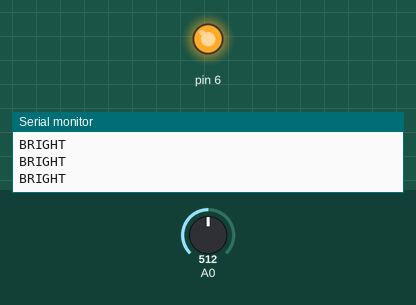
The sketch below on a simulated Arduino Uno, built with avr-gcc and run on an emulated ATmega328P. Parts: output pins drawn as LEDs (lit = HIGH), the last lines printed to the serial monitor. The test bench sets the inputs (shaded band); at power-on: A0 = 512.

Above: at 1.2 s.
1.3 s: A0 set to 166
2.8 s: A0 set to 139
At 3.7 s:
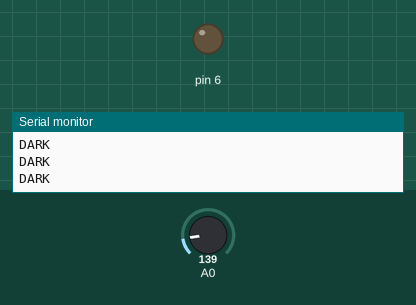
4.3 s: A0 set to 160
At 5.2 s:
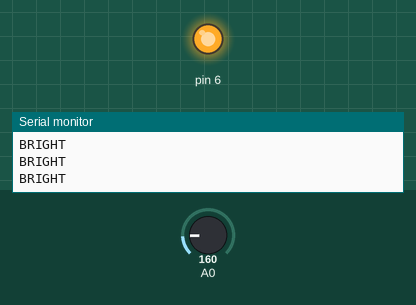
5.9 s: A0 set to 140
At 6.7 s:
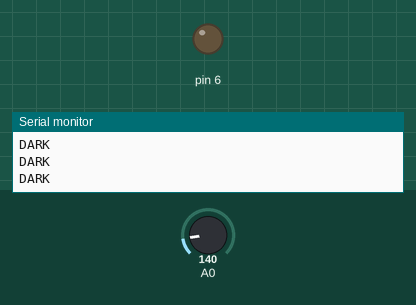
Timing chart, 0 to 8.4 s (numbered marks = the images above; inputs shaded):
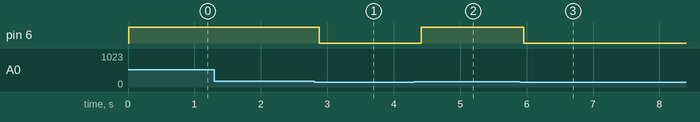

The sketch:

brightness_of_LED.ino
```cpp
// #AadityaTandon
// LDR-Controlled LED Brightness Indicator
// ------------------------------------------
// Reads ambient light level from a photoresistor (LDR) voltage
// divider on A0. As originally written (DARK -> LOW, BRIGHT -> HIGH),
// the LED on D6 turns ON when it's bright and OFF when it's dark --
// i.e. this behaves as a "there's enough light" indicator, not a
// night light. If you actually want a night light (LED ON in the
// dark), swap the digitalWrite(6, ...) calls in the two branches below.
// WIRING: LDR divider midpoint -> A0, LED (+resistor) -> D6.
// See wiring_diagram.svg.
//
// FIXED: the original if/else bodies had no braces, so only the
// Serial.println() calls were actually conditional -- both
// digitalWrite(6, LOW) and digitalWrite(6, HIGH) ran unconditionally
// on every single loop (LOW immediately followed by HIGH), so the
// LED effectively stayed on regardless of brightness. Added braces
// so each digitalWrite() only runs in its matching branch.

void setup() {
  // put your setup code here, to run once:
  Serial.begin( 115200);
  pinMode(6, OUTPUT);
}

void loop() {
  // put your main code here, to run repeatedly:
  int brightness = analogRead( A0 );

  delay(10);
  if ( 150 > brightness ) {
    Serial.println("DARK");
    digitalWrite(6, LOW);
  }

  if ( 150 < brightness ) {
    Serial.println("BRIGHT");
    digitalWrite(6, HIGH);
  }

  delay(100);

}
```

Measured:
- the behaviour switches between 150 and 149 on A0 (found by bisection; images 0 and 1)
- after the input at 2.8 s, pin 6: HIGH → LOW after 0.08 s
- after the input at 4.3 s, pin 6: LOW → HIGH after 0.12 s
- after the input at 5.9 s, pin 6: HIGH → LOW after 0.06 s
